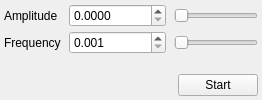
               <widget class="QWidget" name="ServoTriangleTab">
                <attribute name="title">
                 <string>Triangle</string>
                </attribute>
                <layout class="QVBoxLayout" name="verticalLayout_3">
                 <property name="spacing">
                  <number>8</number>
                 </property>
                 <property name="leftMargin">
                  <number>4</number>
                 </property>
                 <property name="topMargin">
                  <number>4</number>
                 </property>
                 <property name="rightMargin">
                  <number>4</number>
                 </property>
                 <property name="bottomMargin">
                  <number>4</number>
                 </property>
                 <item>
                  <layout class="QGridLayout" name="gridLayout_10">
                   <property name="leftMargin">
                    <number>0</number>
                   </property>
                   <property name="topMargin">
                    <number>0</number>
                   </property>
                   <property name="rightMargin">
                    <number>0</number>
                   </property>
                   <property name="bottomMargin">
                    <number>0</number>
                   </property>
                   <property name="horizontalSpacing">
                    <number>8</number>
                   </property>
                   <property name="verticalSpacing">
                    <number>4</number>
                   </property>
                   <item row="0" column="0">
                    <widget class="QLabel" name="ServoTriangleAmpLbl">
                     <property name="text">
                      <string>Amplitude</string>
                     </property>
                    </widget>
                   </item>
                   <item row="0" column="1">
                    <widget class="QDoubleSpinBox" name="ServoTriangleAmpDoubleSpinBox">
                     <property name="decimals">
                      <number>4</number>
                     </property>
                     <property name="minimum">
                      <double>0.000000000000000</double>
                     </property>
                     <property name="maximum">
                      <double>100000.000000000000000</double>
                     </property>
                     <property name="singleStep">
                      <double>0.100000000000000</double>
                     </property>
                    </widget>
                   </item>
                   <item row="0" column="2">
                    <widget class="QSlider" name="ServoTriangleAmpSlider">
                     <property name="orientation">
                      <enum>Qt::Horizontal</enum>
                     </property>
                    </widget>
                   </item>
                   <item row="1" column="0">
                    <widget class="QLabel" name="ServoTriangleFreqLbl">
                     <property name="text">
                      <string>Frequency</string>
                     </property>
                    </widget>
                   </item>
                   <item row="1" column="1">
                    <widget class="QDoubleSpinBox" name="ServoTriangleFreqDoubleSpinBox">
                     <property name="decimals">
                      <number>3</number>
                     </property>
                     <property name="minimum">
                      <double>0.001000000000000</double>
                     </property>
                     <property name="maximum">
                      <double>1000.000000000000000</double>
                     </property>
                     <property name="singleStep">
                      <double>0.100000000000000</double>
                     </property>
                    </widget>
                   </item>
                   <item row="1" column="2">
                    <widget class="QSlider" name="ServoTriangleFreqSlider">
                     <property name="orientation">
                      <enum>Qt::Horizontal</enum>
                     </property>
                    </widget>
                   </item>
                  </layout>
                 </item>
                 <item>
                  <spacer name="verticalSpacer_8">
                   <property name="orientation">
                    <enum>Qt::Vertical</enum>
                   </property>
                   <property name="sizeHint" stdset="0">
                    <size>
                     <width>20</width>
                     <height>0</height>
                    </size>
                   </property>
                  </spacer>
                 </item>
                 <item>
                  <layout class="QHBoxLayout" name="horizontalLayout_3">
                   <property name="spacing">
                    <number>8</number>
                   </property>
                   <property name="leftMargin">
                    <number>0</number>
                   </property>
                   <property name="topMargin">
                    <number>0</number>
                   </property>
                   <property name="rightMargin">
                    <number>0</number>
                   </property>
                   <property name="bottomMargin">
                    <number>0</number>
                   </property>
                   <item>
                    <spacer name="horizontalSpacer">
                     <property name="orientation">
                      <enum>Qt::Horizontal</enum>
                     </property>
                     <property name="sizeHint" stdset="0">
                      <size>
                       <width>40</width>
                       <height>20</height>
                      </size>
                     </property>
                    </spacer>
                   </item>
                   <item>
                    <widget class="QPushButton" name="ServoTriangleStartBtn">
                     <property name="text">
                      <string>Start</string>
                     </property>
                    </widget>
                   </item>
                  </layout>
                 </item>
                </layout>
               </widget>
